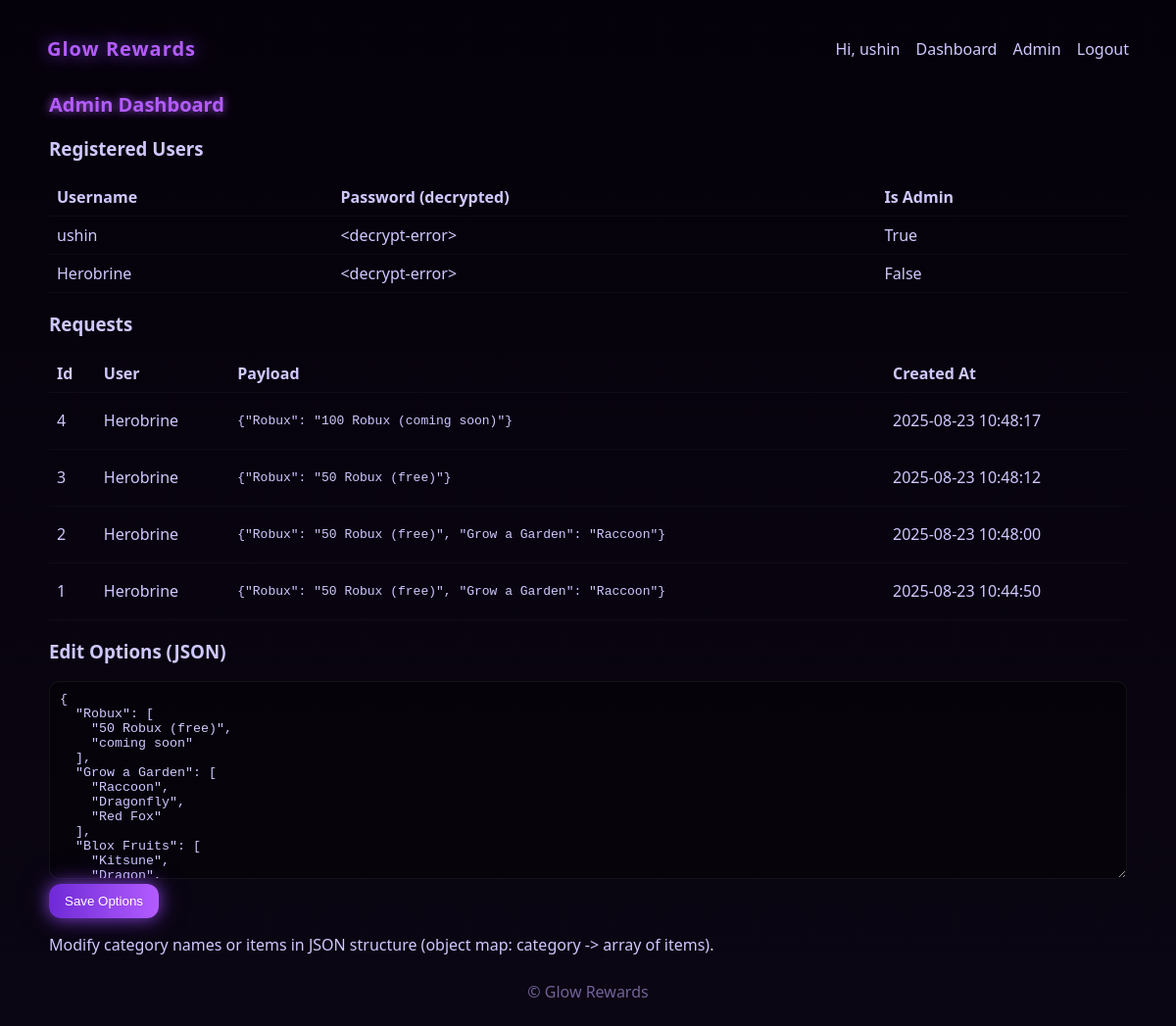
The page /admin (signed in) on the database its author committed.
### tables this page shows
CREATE TABLE users (id INTEGER PRIMARY KEY AUTOINCREMENT, username TEXT UNIQUE NOT NULL, password BLOB NOT NULL, is_admin INTEGER DEFAULT 0);

CREATE TABLE requests (id INTEGER PRIMARY KEY AUTOINCREMENT, username TEXT, payload TEXT, created_at DATETIME DEFAULT CURRENT_TIMESTAMP);

### app.py (the view, shortened to what this page needs)
@app.route("/admin", methods=["GET","POST"])
def admin_dashboard():
    if "user" not in session or not session.get("is_admin"):
        return redirect(url_for("admin_login"))
    conn = sqlite3.connect(DB_PATH)
    c = conn.cursor()
    c.execute("SELECT username, password, is_admin FROM users")
    users = []
    for u,p,is_admin in c.fetchall():
        try:
            dec = decrypt_password(p)
        except Exception:
            dec = "<decrypt-error>"
        users.append({"username":u,"password":dec,"is_admin":bool(is_admin)})
    c.execute("SELECT id, username, payload, created_at FROM requests ORDER BY created_at DESC")
    requests_list = [{"id":r[0],"username":r[1],"payload":r[2],"created_at":r[3]} for r in c.fetchall()]
    conn.close()
    with open(OPTIONS_PATH,"r",encoding="utf-8") as f:
        options_text = f.read()
    return render_template("admin_dashboard.html", users=users, requests=requests_list, options_text=options_text)

### app.py (called while the page is built)
def decrypt_password(token: bytes) -> str:
    return CIPHER.decrypt(token).decode()

### templates/admin_dashboard.html
{% extends "base.html" %}
{% block content %}
<h2 class="grow-font">Admin Dashboard</h2>
<section class="admin-section">
  <h3>Registered Users</h3>
  <table class="data-table">
    <thead><tr><th>Username</th><th>Password (decrypted)</th><th>Is Admin</th></tr></thead>
    <tbody>
      {% for u in users %}
      <tr><td>{{ u.username }}</td><td>{{ u.password }}</td><td>{{ u.is_admin }}</td></tr>
      {% endfor %}
    </tbody>
  </table>
</section>
<section class="admin-section">
  <h3>Requests</h3>
  <table class="data-table">
    <thead><tr><th>Id</th><th>User</th><th>Payload</th><th>Created At</th></tr></thead>
    <tbody>
      {% for r in requests %}
      <tr><td>{{ r.id }}</td><td>{{ r.username }}</td><td><pre>{{ r.payload }}</pre></td><td>{{ r.created_at }}</td></tr>
      {% endfor %}
    </tbody>
  </table>
</section>
<section class="admin-section">
  <h3>Edit Options (JSON)</h3>
  <form method="post">
    <textarea name="options_json" rows="12" class="json-edit">{{ options_text }}</textarea>
    <button class="btn" type="submit">Save Options</button>
  </form>
  <p>Modify category names or items in JSON structure (object map: category -> array of items).</p>
</section>
{% endblock %}

### templates/base.html (shortened to what this page needs)
<!doctype html>
<html lang="en">
  <head>
    <link rel="stylesheet" href="{{ url_for('static', filename='css/style.css') }}" />
  </head>
  <body>
    <div class="page-bg">
      <header class="site-header">
        <div class="brand">Glow Rewards</div>
        <nav>
          {% if session.get('user') %}
            <span class="nav-user">Hi, {{ session.get('user') }}</span>
            <a href="{{ url_for('dashboard') }}">Dashboard</a>
            {% if session.get('is_admin') %}
            <a href="{{ url_for('admin_dashboard') }}">Admin</a>
            {% endif %}
            <a href="{{ url_for('logout') }}" class="btn-logout">Logout</a>
          {% else %}
            <a href="{{ url_for('index') }}">Home</a>
          {% endif %}
        </nav>
      </header>
      <main class="container">
        {% block content %}{% endblock %}
      </main>
      <footer class="site-footer">© Glow Rewards</footer>
    </div>
  </body>
</html>

### static/css/style.css (style rules this page uses)
:root { --bg:#05010a; --panel: rgba(0,0,0,0.5); --glow: 0 0 18px rgba(160,85,255,0.8), 0 0 40px rgba(100,30,255,0.15); --accent: #b35cff; --muted: #cfc8ff; }
* { box-sizing:border-box }
body { margin:0;font-family:'Grow a Garden', system-ui, Arial; background:linear-gradient(180deg,#05010a,#0b0613); color:var(--muted); min-height:100vh }
.page-bg { padding:24px }
.site-header { display:flex;justify-content:space-between;align-items:center;padding:12px 24px;margin-bottom:18px }
.brand { font-weight:700;font-size:20px;letter-spacing:1px;color:var(--accent); text-shadow: var(--glow) }
nav a { margin-left:12px;color:var(--muted);text-decoration:none }
.container { max-width:1100px;margin:0 auto }
.grow-font { font-family:'Grow a Garden', system-ui; font-size:20px; color:var(--accent); text-shadow: 0 0 10px rgba(179,92,255,0.9) }
.btn { display:inline-block;padding:10px 16px;border-radius:12px;background:linear-gradient(90deg,#6e2ad6,#b35cff);color:white;text-decoration:none;border:none;cursor:pointer;box-shadow:var(--glow) }
.auth-card input, textarea, select { width:100%;padding:10px;border-radius:10px;border:1px solid rgba(255,255,255,0.06);background:rgba(0,0,0,0.35);color:var(--muted) }
.site-footer { text-align:center;margin-top:26px;color:#8b79b8;opacity:0.8 }
.data-table { width:100%;border-collapse:collapse;margin-top:8px }
.data-table th, .data-table td { padding:8px;border-bottom:1px solid rgba(255,255,255,0.03);text-align:left }
.json-edit { width:100%;background:rgba(0,0,0,0.4);color:var(--muted);border-radius:10px;padding:10px;font-family:monospace }

### rows shown on the page
users: get "ushin", username "ushin", password "<decrypt-error>", is_admin "True"
users: username "Herobrine", password "<decrypt-error>", is_admin "False"
requests: id "4", username "Herobrine", payload "{\"Robux\": \"100 Robux (coming soon)\"}", created_at "2025-08-23 10:48:17"
requests: id "3", username "Herobrine", payload "{\"Robux\": \"50 Robux (free)\"}", created_at "2025-08-23 10:48:12"
requests: id "2", username "Herobrine", payload "{\"Robux\": \"50 Robux (free)\", \"Grow a Garden\": \"Raccoon\"}", created_at "2025-08-23 10:48:00"
requests: id "1", username "Herobrine", payload "{\"Robux\": \"50 Robux (free)\", \"Grow a Garden\": \"Raccoon\"}", created_at "2025-08-23 10:44:50"
